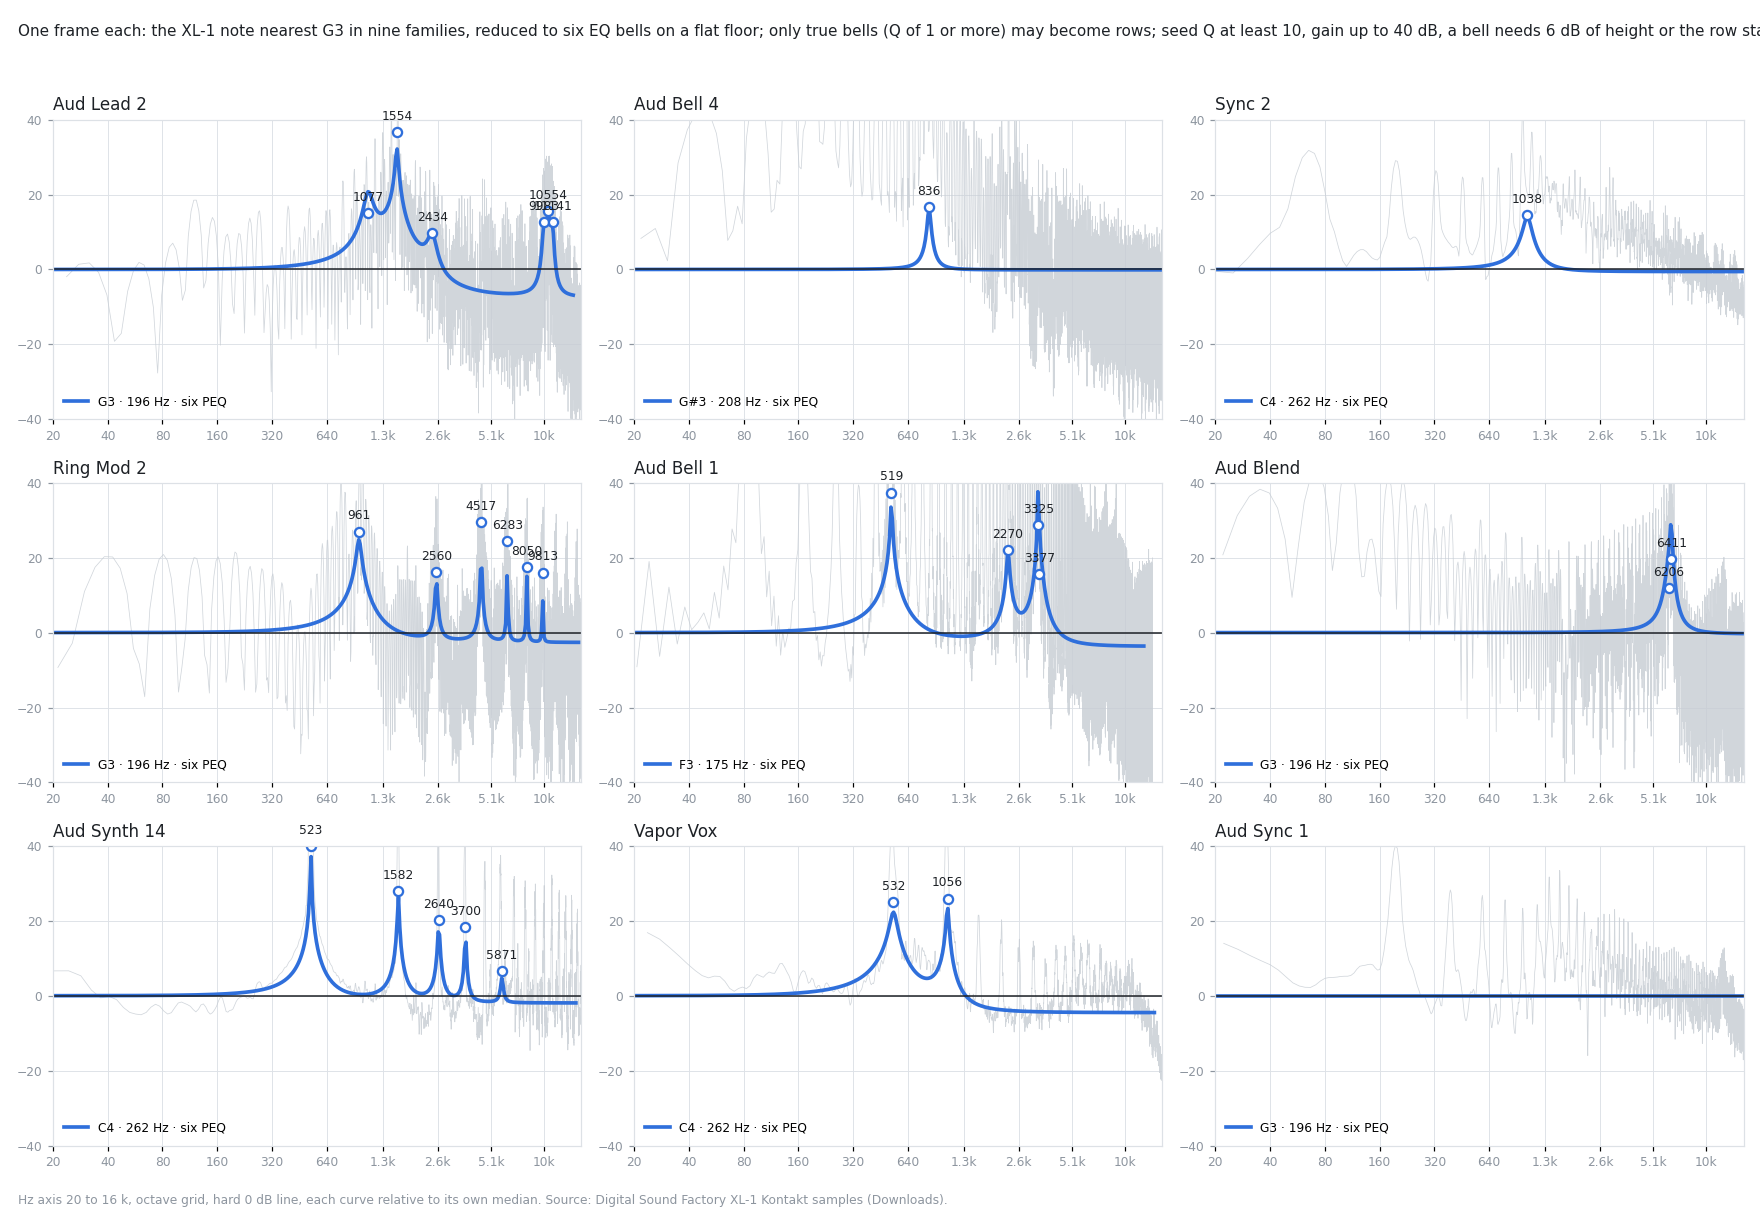

This figure's Python source:
import glob, os, re, wave
from collections import defaultdict
import numpy as np
import matplotlib
matplotlib.use("Agg")
import matplotlib.pyplot as plt

K = r"C:\Users\hooki\Downloads\42531\Digital.Sound.Factory.E-MU.Xtreme.Lead-1.KONTAKT-KRock\Digital Sound Factory - E-MU Xtreme Lead-1\Xtreme Lead\Xtreme Lead Samples"
FAMILIES = ["Aud Lead 2", "Aud Bell 4", "Sync 2", "Ring Mod 2", "Aud Bell 1", "Aud Blend", "Aud Synth 14", "Vapor Vox", "Aud Sync 1"]
NOTE = {"C": 0, "C#": 1, "D": 2, "D#": 3, "E": 4, "F": 5, "F#": 6, "G": 7, "G#": 8, "A": 9, "A#": 10, "B": 11}
ORDER = 30
GRID = np.geomspace(20, 16000, 400)
INK = "#1d2126"; MUTE = "#8d959f"; GRIDC = "#dde1e6"
RAMP = ["#c9dcf5", "#9cbfec", "#6f9fe0", "#4a80d0", "#2f63b8", "#204a92", "#15346b", "#0c2148"]


def note_hz(token):
    m = re.fullmatch(r"([A-G]#?)(-?\d)", token)
    if not m:
        return None
    return 440.0 * 2 ** ((12 * (int(m.group(2)) + 1) + NOTE[m.group(1)] - 69) / 12)


def read(path):
    try:
        import soundfile as sf
        x, fs = sf.read(path, always_2d=True)
        return x.mean(axis=1).astype(np.float64), fs
    except ImportError:
        w = wave.open(path, "rb")
        n, ch, sw, fs = w.getnframes(), w.getnchannels(), w.getsampwidth(), w.getframerate()
        raw = w.readframes(n); w.close()
        x = np.frombuffer(raw, dtype="<i2").astype(np.float64) / 32768
        return x.reshape(-1, ch).mean(axis=1), fs


def lpc(x, order, frame=8192):
    x = x - x.mean(); x = x / (np.max(np.abs(x)) + 1e-12)
    frame = min(frame, len(x)); hop = max(1, frame // 2); w = np.hanning(frame)
    r = np.zeros(order + 1); count = 0
    for s in range(0, max(1, len(x) - frame + 1), hop):
        seg = x[s:s + frame] * w
        r += np.fft.irfft(np.abs(np.fft.rfft(seg, 2 * frame)) ** 2)[:order + 1]; count += 1
    r /= max(count, 1); r[0] *= 1 + 1e-6
    a = np.zeros(order + 1); a[0] = 1; e = r[0]
    for i in range(1, order + 1):
        k = -(r[i] + np.dot(a[1:i], r[i - 1:0:-1])) / e
        an = a.copy(); an[1:i] = a[1:i] + k * a[i - 1:0:-1]; an[i] = k; a = an; e *= 1 - k * k
    return a, np.sqrt(max(e, 1e-12))


def resonances(a, g, fs, count, grid):
    e = env_db(a, g, fs, grid); med = np.median(e)
    roots = np.roots(a); roots = roots[(roots.imag > 0) & (np.abs(roots) < 1)]
    out = []
    for z in roots:
        hz = np.angle(z) * fs / (2 * np.pi); bw = -np.log(np.abs(z)) * fs / np.pi
        if hz < 30 or hz > 0.45 * fs or bw > hz:
            continue
        out.append((env_db(a, g, fs, [hz])[0] - med, hz, bw))
    out.sort(reverse=True)
    out = [t for t in out if t[0] >= 6.0]
    return sorted(out[:count], key=lambda t: t[1])


def section_db(fs, fp, bwp, fz, bwz, hz):
    w = 2 * np.pi * hz / fs
    rp = np.exp(-np.pi * bwp / fs); tp = 2 * np.pi * fp / fs
    rz = 1.0 if bwz == 0 else np.exp(-np.pi * bwz / fs); tz = 2 * np.pi * fz / fs
    num = np.abs(1 - 2 * rz * np.cos(tz) * np.exp(-1j * w) + rz * rz * np.exp(-2j * w))
    den = np.abs(1 - 2 * rp * np.cos(tp) * np.exp(-1j * w) + rp * rp * np.exp(-2j * w))
    dc = (1 - 2 * rp * np.cos(tp) + rp * rp) / (1 - 2 * rz * np.cos(tz) + rz * rz)
    return 20 * np.log10(num / den * abs(dc))


def six_peq_db(res, fs, hz):
    total = np.zeros_like(hz, dtype=float)
    for p, fp, bwp in res:
        bwp = max(1.0, min(bwp, fp / 10.0))
        gain = min(40.0, max(3.0, p))
        total += section_db(fs, fp, bwp, fp, bwp * 10 ** (gain / 20), hz)
    return total


def env_db(a, g, fs, hz):
    hz = np.asarray(hz, dtype=float)[:, None]
    return 20 * np.log10(g / np.abs(np.sum(a * np.exp(-1j * 2 * np.pi * hz / fs * np.arange(len(a))), axis=1)))


pool = defaultdict(dict)
for path in sorted(glob.glob(os.path.join(K, "**", "*.wav"), recursive=True)):
    name = os.path.splitext(os.path.basename(path))[0]
    parts = name.split(); f0 = note_hz(parts[-1]) if parts else None
    if f0 is None:
        continue
    pool[" ".join(parts[:-1])].setdefault(parts[-1], (f0, path))

fig, axes = plt.subplots(3, 3, figsize=(16, 11), dpi=110)
fig.patch.set_facecolor("white")
for ax, family in zip(axes.flat, FAMILIES):
    notes = sorted(pool[family].items(), key=lambda kv: abs(np.log2(kv[1][0] / 196.0)))[:1]
    ramp = ["#2F6FDB"]
    for (note, (f0, path)), colour in zip(notes, ramp):
        x, fs = read(path)
        if len(x) < 64:
            continue
        y = np.tile(x, max(1, int(np.ceil(1.5 * fs / len(x)))))
        a, g = lpc(y, ORDER)
        grid = GRID[GRID < 0.45 * fs]
        e = env_db(a, g, fs, grid); e = e - np.median(e)
        frame = 4096; w = np.hanning(frame); power = np.zeros(frame + 1); count = 0
        for st in range(0, len(y) - frame + 1, frame // 2):
            power += np.abs(np.fft.rfft(y[st:st + frame] * w, 2 * frame)) ** 2; count += 1
        power /= max(count, 1)
        spec_hz = np.arange(len(power)) * fs / (2 * frame)
        spec_db = 10 * np.log10(power + 1e-18); spec_db -= np.median(spec_db[(spec_hz > 20) & (spec_hz < 0.45 * fs)])
        keep = (spec_hz > 20) & (spec_hz < 16000)
        ax.plot(spec_hz[keep], spec_db[keep], color="#c6ccd3", lw=0.5, alpha=0.8)
        res = resonances(a, g, fs, 6, grid)
        body = six_peq_db(res, fs, grid)
        ax.plot(grid, body, color=colour, lw=2.4, label=f"{note} · {f0:.0f} Hz · six PEQ")
        for p, fp, bwp in res:
            ax.plot(fp, min(40.0, max(3.0, p)), "o", ms=6, mfc="white", mec=colour, mew=1.5)
            ax.annotate(f"{fp:.0f}", (fp, min(40.0, max(3.0, p))), textcoords="offset points", xytext=(0, 8), ha="center", fontsize=8, color=INK)
    ax.set_xscale("log"); ax.set_xlim(20, 16000); ax.set_ylim(-40, 40)
    ax.axhline(0, color=INK, lw=1.0)
    ax.set_xticks([20, 40, 80, 160, 320, 640, 1300, 2600, 5100, 10000])
    ax.set_xticklabels(["20", "40", "80", "160", "320", "640", "1.3k", "2.6k", "5.1k", "10k"], fontsize=8, color=MUTE)
    ax.set_yticks([-40, -20, 0, 20, 40]); ax.tick_params(axis="y", labelsize=8, colors=MUTE)
    ax.grid(True, which="major", color=GRIDC, lw=0.6); ax.minorticks_off()
    for s in ax.spines.values():
        s.set_color(GRIDC)
    ax.set_title(family, fontsize=11, color=INK, loc="left")
    ax.legend(fontsize=8, frameon=False, loc="lower left")
fig.suptitle("One frame each: the XL-1 note nearest G3 in nine families, reduced to six EQ bells on a flat floor; only true bells (Q of 1 or more) may become rows; seed Q at least 10, gain up to 40 dB, a bell needs 6 dB of height or the row stays OFF. Grey = the sample's spectrum. Numbers = the six notes in Hz.",
             fontsize=10, color=INK, x=0.01, ha="left")
fig.text(0.01, 0.005, "Hz axis 20 to 16 k, octave grid, hard 0 dB line, each curve relative to its own median. Source: Digital Sound Factory XL-1 Kontakt samples (Downloads).",
         fontsize=8, color=MUTE)
fig.tight_layout(rect=(0, 0.02, 1, 0.96))
out = os.path.join(os.path.dirname(os.path.abspath(__file__)), "xl1_frames_m0_6peq.png")
fig.savefig(out, facecolor="white"); print(out)
